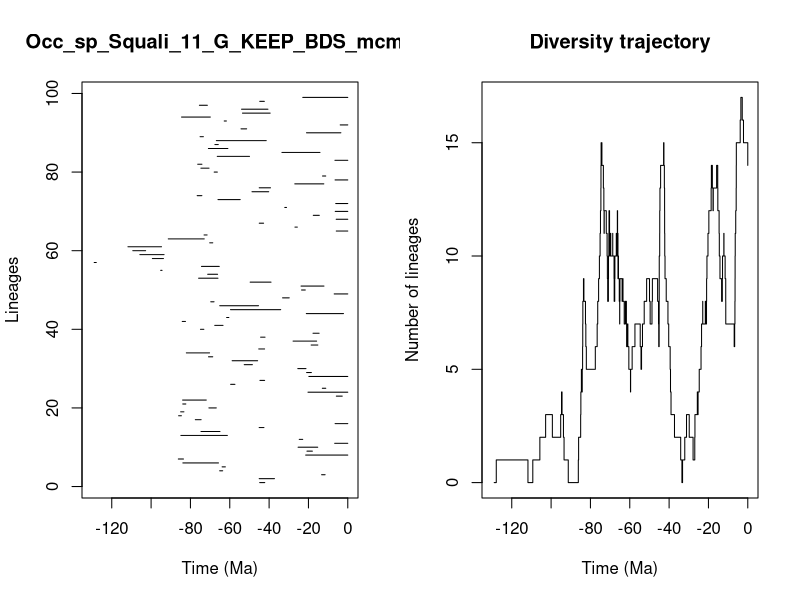

Recreate this plot in R.


pdf(file='../Results/Species/5_MA_bins_EXT_EP_FT/pyrate_mcmc_logs/Occ_sp_Squali_11_G_KEEP_BDS_mcmc_LTT.pdf',width=0.6*20, height=0.6*10)
title = "Occ_sp_Squali_11_G_KEEP_BDS_mcmc"
ts=c(44.78135359765242, 45.04212805400935,13.306269213274701,65.1346206104299,63.894850722911315,83.85276335471724,86.1594136303177,21.407097331678113,20.75883934875031,25.26455722290636,6.662815882737653,24.680049717330675,84.86475804145057,74.63859948254537,45.054656659279985,6.4422021084346115,77.51651898201224,86.00883289992284,84.967917462921,70.61705575313583,83.90471404219875,83.98247132169087,5.822295133750196,20.235674955006544,12.940062869984999,59.558912948559744,44.654600882564885,19.789696702922523,20.929660347536725,25.406773099223955,52.65600392245027,58.79339176348094,70.81191929733433,82.08437717813813,45.2710144148794,18.62326933959768,27.81277890517272,44.32119449616977,17.674369822411542,74.89431885516592,67.63615209666274,84.16447770172934,61.597446211808894,21.085678683991098,59.63465437737085,65.0963086199256,69.6638734503653,33.154251533010665,6.9144512756105545,23.49835265330302,23.76521503873918,49.63515118122372,75.84286484366919,71.22174157892934,95.12768636880219,74.38609933657679,128.9313608940154,99.35422277959402,105.7114445314469,109.30171800302156,111.76739611312802,70.1999184261116,91.26881974943815,73.07033660802665,5.850950684129445,26.861105799744255,45.01236431716043,5.896096919427838,17.541070265474975,6.380707357135921,32.03569835497241,6.127838698138097,65.99237560273981,76.57416163272795,48.70372926059815,45.02526102578167,26.944752871519384,6.468164881443755,12.838395662984528,67.93032998261143,74.67988883711855,76.29478786700345,6.530357428784123,66.36289771863557,33.48307784528555,70.8640774736616,67.55674801801482,66.81961510901182,75.08995637626072,20.985032068184058,54.28235689159183,3.850773461202446,62.82541263963786,84.51833563311926,53.537993361728624,54.00944805359089,75.43810556263959,44.75946540848306,22.885696642859994)
te=c(42.21221466720946, 37.263787187775314,11.518447268313103,63.60302251762918,62.236400816476255,65.73547653281119,83.53933173681145,0.0,18.008466024383964,15.27863835153028,0.0,22.909839014321253,61.2190554221416,64.98620764756085,42.62660028808995,0.0,74.5685251704521,84.5982575496416,83.31626286101704,66.85387918561713,82.3371423224482,71.94557380674965,2.8189173575418787,0.0,11.187298391821306,57.37364589518962,42.27542064081101,0.0,18.508554285107838,21.25109251725084,48.499540563393026,45.84285820565175,68.66095364860797,70.27938213474681,42.295878334302806,15.224757416014567,15.843535037754371,42.07372307196063,14.57900202258821,73.17777698750548,63.43682774351652,82.52154800727826,60.46939943198725,2.182460957206984,34.11036155049535,45.382385437600306,67.99233309685327,29.76734181810107,0.0,21.593732321059772,12.102543127544292,39.02216224196677,65.99682041230285,66.19431507457269,94.43043557177126,65.34181203046704,127.87152325928994,93.71837809371594,93.40683499259798,102.7791518740212,94.70151025489604,68.64938926818276,72.9877936362605,71.52701667806434,0.0,25.653761418387493,42.808150032427534,0.0,14.475280371781682,0.0,31.147376869529246,0.0,54.686510622787765,74.18092640476205,40.199760307505656,39.288943075631096,12.181889886281098,0.0,11.20811029653603,66.31955947105077,70.54820122013157,74.15945131639273,0.0,49.96932284866029,14.137711283300911,60.96371418293483,65.8479656593729,41.46316474784781,73.41675741674594,3.5133387040684565,51.42563031307024,0.0,61.721400073105755,69.88092834066074,39.459912955732804,40.58870528143279,71.38294577475732,42.41451236734223,0.0)
div_traj=c(0, 1,0,1,2,3,2,3,4,3,2,1,0,1,2,3,4,5,4,5,6,7,8,9,8,7,6,5,6,7,8,9,10,11,12,13,14,15,14,15,14,13,12,11,12,11,10,9,8,9,10,11,12,11,10,11,10,11,10,9,8,9,10,11,10,11,12,11,10,9,10,9,8,7,8,9,8,9,8,7,8,7,6,7,6,5,4,5,6,7,6,5,6,7,8,9,8,7,8,9,8,7,6,7,8,9,10,11,12,13,14,15,14,13,12,11,10,9,8,7,6,5,4,3,2,1,0,1,2,3,2,1,2,3,4,3,4,5,6,7,8,7,8,7,8,7,8,9,10,11,12,13,14,13,12,13,14,13,12,11,10,9,8,9,10,11,10,9,8,7,6,7,8,9,10,11,12,13,14,15,16,17,16,15,14)
time_events=c(128.9313608940154, 127.87152325928994,111.76739611312802,109.30171800302156,105.7114445314469,102.7791518740212,99.35422277959402,95.12768636880219,94.70151025489604,94.43043557177126,93.71837809371594,93.40683499259798,91.26881974943815,86.1594136303177,86.00883289992284,84.967917462921,84.86475804145057,84.5982575496416,84.51833563311926,84.16447770172934,83.98247132169087,83.90471404219875,83.85276335471724,83.53933173681145,83.31626286101704,82.52154800727826,82.3371423224482,82.08437717813813,77.51651898201224,76.57416163272795,76.29478786700345,75.84286484366919,75.43810556263959,75.08995637626072,74.89431885516592,74.67988883711855,74.63859948254537,74.5685251704521,74.38609933657679,74.18092640476205,74.15945131639273,73.41675741674594,73.17777698750548,73.07033660802665,72.9877936362605,71.94557380674965,71.52701667806434,71.38294577475732,71.22174157892934,70.8640774736616,70.81191929733433,70.61705575313583,70.54820122013157,70.27938213474681,70.1999184261116,69.88092834066074,69.6638734503653,68.66095364860797,68.64938926818276,67.99233309685327,67.93032998261143,67.63615209666274,67.55674801801482,66.85387918561713,66.81961510901182,66.36289771863557,66.31955947105077,66.19431507457269,65.99682041230285,65.99237560273981,65.8479656593729,65.73547653281119,65.34181203046704,65.1346206104299,65.0963086199256,64.98620764756085,63.894850722911315,63.60302251762918,63.43682774351652,62.82541263963786,62.236400816476255,61.721400073105755,61.597446211808894,61.2190554221416,60.96371418293483,60.46939943198725,59.63465437737085,59.558912948559744,58.79339176348094,57.37364589518962,54.686510622787765,54.28235689159183,54.00944805359089,53.537993361728624,52.65600392245027,51.42563031307024,49.96932284866029,49.63515118122372,48.70372926059815,48.499540563393026,45.84285820565175,45.382385437600306,45.2710144148794,45.054656659279985,45.04212805400935,45.02526102578167,45.01236431716043,44.78135359765242,44.75946540848306,44.654600882564885,44.32119449616977,42.808150032427534,42.62660028808995,42.41451236734223,42.295878334302806,42.27542064081101,42.21221466720946,42.07372307196063,41.46316474784781,40.58870528143279,40.199760307505656,39.459912955732804,39.288943075631096,39.02216224196677,37.263787187775314,34.11036155049535,33.48307784528555,33.154251533010665,32.03569835497241,31.147376869529246,29.76734181810107,27.81277890517272,26.944752871519384,26.861105799744255,25.653761418387493,25.406773099223955,25.26455722290636,24.680049717330675,23.76521503873918,23.49835265330302,22.909839014321253,22.885696642859994,21.593732321059772,21.407097331678113,21.25109251725084,21.085678683991098,20.985032068184058,20.929660347536725,20.75883934875031,20.235674955006544,19.789696702922523,18.62326933959768,18.508554285107838,18.008466024383964,17.674369822411542,17.541070265474975,15.843535037754371,15.27863835153028,15.224757416014567,14.57900202258821,14.475280371781682,14.137711283300911,13.306269213274701,12.940062869984999,12.838395662984528,12.181889886281098,12.102543127544292,11.518447268313103,11.20811029653603,11.187298391821306,6.9144512756105545,6.662815882737653,6.530357428784123,6.468164881443755,6.4422021084346115,6.380707357135921,6.127838698138097,5.896096919427838,5.850950684129445,5.822295133750196,3.850773461202446,3.5133387040684565,2.8189173575418787,2.182460957206984,0.0)
                par(mfrow=c(1,2))
                L = length(ts)
                plot(ts, 1:L , xlim=c(-max(ts)-1,0), pch=20, type="n", main=title,xlab="Time (Ma)",ylab="Lineages")
                for (i in 1:L){segments(x0=-te[i],y0=i,x1=-ts[i],y1=i)}    
                t = -time_events
                plot(div_traj ~ t,type="s", main = "Diversity trajectory",xlab="Time (Ma)",ylab="Number of lineages",xlim=c(-max(ts)-1,0))
                abline(v=c(65,200,251,367,445),lty=2,col="gray")
                
